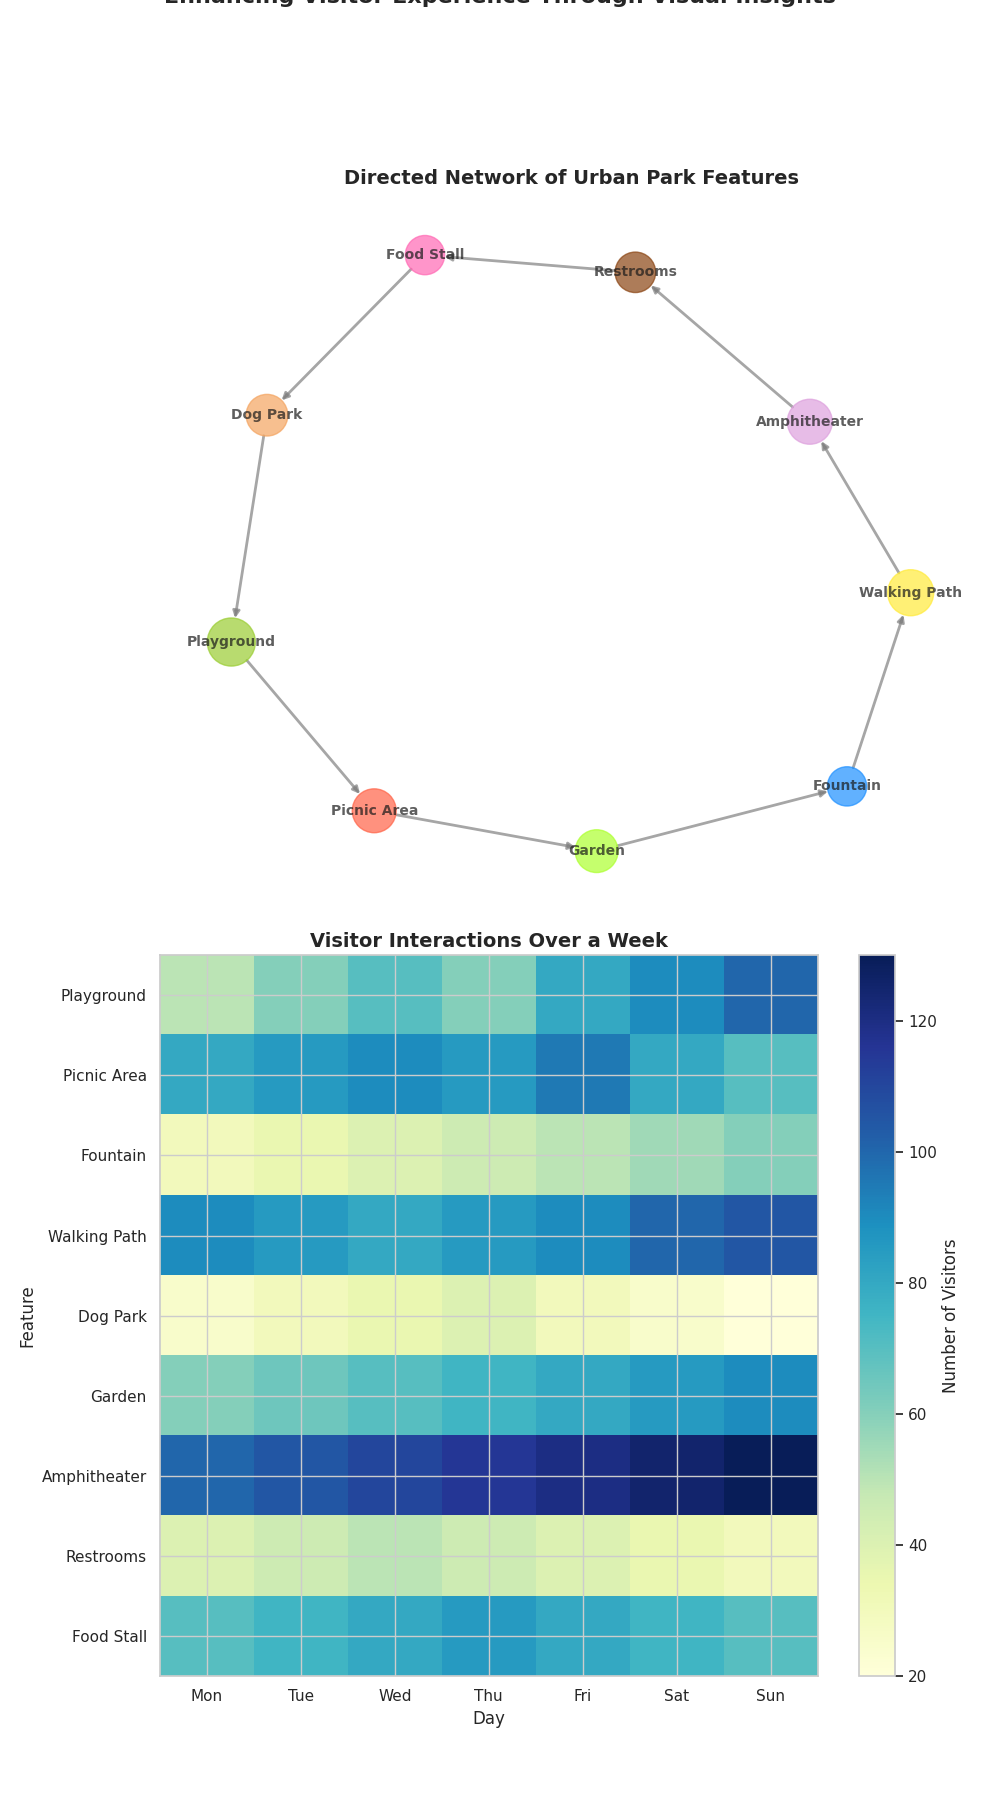

Generate this figure with Python:
import matplotlib.pyplot as plt
import networkx as nx
import numpy as np

features = [
    "Playground", "Picnic Area", "Fountain", "Walking Path", 
    "Dog Park", "Garden", "Amphitheater", "Restrooms", "Food Stall"
]

connections = [
    ("Playground", "Picnic Area"),
    ("Picnic Area", "Garden"),
    ("Garden", "Fountain"),
    ("Fountain", "Walking Path"),
    ("Walking Path", "Amphitheater"),
    ("Amphitheater", "Restrooms"),
    ("Restrooms", "Food Stall"),
    ("Food Stall", "Dog Park"),
    ("Dog Park", "Playground")
]

# Change graph to directed graph
G = nx.DiGraph()
G.add_nodes_from(features)
G.add_edges_from(connections)

pos = nx.spring_layout(G, seed=42)

node_colors = ['#9acd32', '#ff6347', '#1e90ff', '#ffeb3b', '#f4a460', '#adff2f', '#dda0dd', '#8b4513', '#ff69b4']
node_sizes = [1200, 1000, 800, 1100, 900, 950, 1050, 850, 800]

visitor_interactions = np.array([
    [50, 60, 70, 60, 80, 90, 100],
    [80, 85, 90, 85, 95, 80, 70],
    [30, 35, 40, 45, 50, 55, 60],
    [90, 85, 80, 85, 90, 100, 105],
    [25, 30, 35, 40, 30, 25, 20],
    [60, 65, 70, 75, 80, 85, 90],
    [100, 105, 110, 115, 120, 125, 130],
    [40, 45, 50, 45, 40, 35, 30],
    [70, 75, 80, 85, 80, 75, 70]
])

days = ["Mon", "Tue", "Wed", "Thu", "Fri", "Sat", "Sun"]

# Maintain the subplot configuration as 2 rows and 1 column
fig, axes = plt.subplots(2, 1, figsize=(10, 18))

# Plot the directed graph on the first subplot
nx.draw(G, pos, with_labels=True, node_color=node_colors, node_size=node_sizes,
        font_size=10, font_weight='bold', edge_color='gray', width=2.0, alpha=0.7, ax=axes[0], arrows=True)

axes[0].set_title('Directed Network of Urban Park Features', fontsize=14, fontweight='bold')

# Plot the heatmap on the second subplot
heatmap = axes[1].imshow(visitor_interactions, cmap='YlGnBu', aspect='auto')

axes[1].set_xticks(np.arange(len(days)))
axes[1].set_xticklabels(days)
axes[1].set_yticks(np.arange(len(features)))
axes[1].set_yticklabels(features)
axes[1].set_title('Visitor Interactions Over a Week', fontsize=14, fontweight='bold')

cbar = fig.colorbar(heatmap, ax=axes[1], orientation='vertical')
cbar.set_label('Number of Visitors', fontsize=12)

plt.suptitle(
    'Urban Park Analysis: Connectivity and Visitor Interaction\nEnhancing Visitor Experience Through Visual Insights',
    fontsize=16, fontweight='bold', y=1.02
)

for ax in axes:
    ax.set_xlabel('Day', fontsize=12)
    ax.set_ylabel('Feature', fontsize=12)
    ax.label_outer()

plt.tight_layout(rect=[0, 0.03, 1, 0.95])
plt.show()
